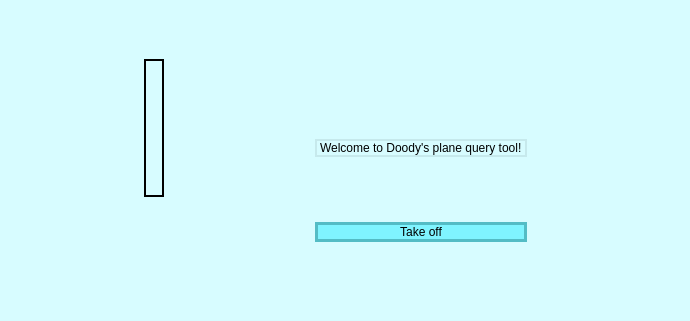
<?xml version="1.0" encoding="UTF-8"?>
<ui version="4.0">
 <class>Form</class>
 <widget class="QWidget" name="Form">
  <property name="geometry">
   <rect>
    <x>0</x>
    <y>0</y>
    <width>690</width>
    <height>321</height>
   </rect>
  </property>
  <property name="windowTitle">
   <string>Form</string>
  </property>
  <property name="styleSheet">
   <string notr="true">background-color: hsl(185, 100%, 92%);</string>
  </property>
  <widget class="QWidget" name="gridLayoutWidget">
   <property name="geometry">
    <rect>
     <x>0</x>
     <y>0</y>
     <width>671</width>
     <height>321</height>
    </rect>
   </property>
   <layout class="QGridLayout" name="gridLayout">
    <item row="1" column="2">
     <spacer name="horizontalSpacer_3">
      <property name="orientation">
       <enum>Qt::Horizontal</enum>
      </property>
      <property name="sizeHint" stdset="0">
       <size>
        <width>40</width>
        <height>20</height>
       </size>
      </property>
     </spacer>
    </item>
    <item row="0" column="3">
     <spacer name="verticalSpacer_4">
      <property name="orientation">
       <enum>Qt::Vertical</enum>
      </property>
      <property name="sizeHint" stdset="0">
       <size>
        <width>20</width>
        <height>40</height>
       </size>
      </property>
     </spacer>
    </item>
    <item row="1" column="3">
     <layout class="QVBoxLayout" name="verticalLayout">
      <item>
       <spacer name="verticalSpacer_7">
        <property name="orientation">
         <enum>Qt::Vertical</enum>
        </property>
        <property name="sizeHint" stdset="0">
         <size>
          <width>20</width>
          <height>40</height>
         </size>
        </property>
       </spacer>
      </item>
      <item>
       <spacer name="verticalSpacer_5">
        <property name="orientation">
         <enum>Qt::Vertical</enum>
        </property>
        <property name="sizeHint" stdset="0">
         <size>
          <width>20</width>
          <height>40</height>
         </size>
        </property>
       </spacer>
      </item>
      <item>
       <widget class="QLabel" name="label">
        <property name="styleSheet">
         <string notr="true">border: 2px solid hsl(185, 50%, 85%);</string>
        </property>
        <property name="text">
         <string>Welcome to Doody's plane query tool!</string>
        </property>
       </widget>
      </item>
      <item>
       <spacer name="verticalSpacer_6">
        <property name="orientation">
         <enum>Qt::Vertical</enum>
        </property>
        <property name="sizeHint" stdset="0">
         <size>
          <width>20</width>
          <height>40</height>
         </size>
        </property>
       </spacer>
      </item>
     </layout>
    </item>
    <item row="1" column="1">
     <widget class="QLabel" name="plane_label_1">
      <property name="frameShape">
       <enum>QFrame::Box</enum>
      </property>
      <property name="frameShadow">
       <enum>QFrame::Plain</enum>
      </property>
      <property name="lineWidth">
       <number>2</number>
      </property>
      <property name="midLineWidth">
       <number>0</number>
      </property>
      <property name="text">
       <string/>
      </property>
      <property name="textFormat">
       <enum>Qt::AutoText</enum>
      </property>
      <property name="pixmap">
       <pixmap>planeimage1.jpg</pixmap>
      </property>
      <property name="scaledContents">
       <bool>true</bool>
      </property>
      <property name="alignment">
       <set>Qt::AlignJustify|Qt::AlignVCenter</set>
      </property>
     </widget>
    </item>
    <item row="2" column="3">
     <widget class="QPushButton" name="pushButton">
      <property name="styleSheet">
       <string notr="true">
QPushButton {
    border: 3px solid hsl(185, 50%, 55%);
    background-color: hsl(185, 100%, 75%);
}

QPushButton:hover {
    background-color: hsl(185, 100%, 45%);
    border: 3px solid hsl(185, 50%, 15%);
}</string>
      </property>
      <property name="text">
       <string>Take off</string>
      </property>
     </widget>
    </item>
    <item row="1" column="4">
     <spacer name="horizontalSpacer_2">
      <property name="orientation">
       <enum>Qt::Horizontal</enum>
      </property>
      <property name="sizeHint" stdset="0">
       <size>
        <width>40</width>
        <height>20</height>
       </size>
      </property>
     </spacer>
    </item>
    <item row="1" column="0">
     <spacer name="horizontalSpacer">
      <property name="orientation">
       <enum>Qt::Horizontal</enum>
      </property>
      <property name="sizeHint" stdset="0">
       <size>
        <width>40</width>
        <height>20</height>
       </size>
      </property>
     </spacer>
    </item>
    <item row="2" column="1">
     <spacer name="verticalSpacer_2">
      <property name="orientation">
       <enum>Qt::Vertical</enum>
      </property>
      <property name="sizeHint" stdset="0">
       <size>
        <width>20</width>
        <height>40</height>
       </size>
      </property>
     </spacer>
    </item>
    <item row="3" column="1">
     <spacer name="verticalSpacer">
      <property name="orientation">
       <enum>Qt::Vertical</enum>
      </property>
      <property name="sizeHint" stdset="0">
       <size>
        <width>20</width>
        <height>40</height>
       </size>
      </property>
     </spacer>
    </item>
   </layout>
  </widget>
 </widget>
 <resources/>
 <connections/>
</ui>
